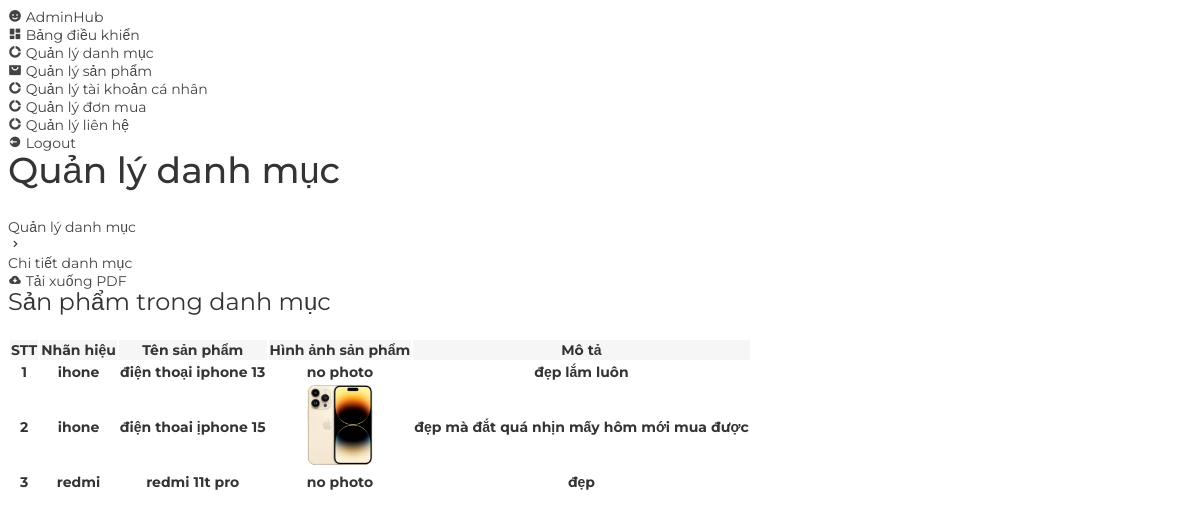
/admin/index.php?act=xem_dm&iddm=17, run on the app's committed database.
### tables this page shows
CREATE TABLE `sanpham` (
  `id` int(10) NOT NULL,
  `nhan_hieu` varchar(255) NOT NULL,
  `tensp` varchar(255) DEFAULT NULL,
  `anhsp` varchar(255) NOT NULL,
  `gia` float NOT NULL,
  `mota` text NOT NULL,
  `luot_xem` int(10) NOT NULL,
  `ngay_xuat_xuong` date NOT NULL,
  `luot_mua` int(10) NOT NULL,
  `mau_sac` varchar(200) NOT NULL,
  `pin` varchar(100) NOT NULL,
  `bo_nho` varchar(100) NOT NULL,
  `camera` varchar(100) NOT NULL,
  `iddm` int(10) NOT NULL,
  `giam_gia` int(11) NOT NULL DEFAULT 0,
  `so_luong` int(11) NOT NULL
);

### model/pdo.php (called while the page is built, shortened)
<?php
function pdo_get_connection(){
    $dburl = "mysql:host=localhost;dbname=duan1_nhom1;charset=utf8";
    $username = 'root';
    $password = '';
    $conn = new PDO($dburl, $username, $password);
    $conn->setAttribute(PDO::ATTR_ERRMODE, PDO::ERRMODE_EXCEPTION);
    return $conn;
}
function pdo_query($sql){
    $sql_args = array_slice(func_get_args(), 1);
    try{
        $conn = pdo_get_connection();
        $stmt = $conn->prepare($sql);
        $stmt->execute($sql_args);
        $rows = $stmt->fetchAll();
        return $rows;
    }
    catch(PDOException $e){
        throw $e;
    }
    finally{
        unset($conn);
    }
}

### model/danhmuc.php (called while the page is built, shortened)
<?php
function xem_danhmuc($id){
    $sql="SELECT * FROM `sanpham` WHERE iddm=".$id;
    $dm=pdo_query($sql);
    return $dm;
}
?>

### admin/danh_muc/ct_danhmuc.php (the view, shortened to what this page needs)
<section id="content">
    <main>
        <div class="head-title">
            <div class="left">
                <h1>Quản lý danh mục </h1>
                <ul class="breadcrumb">
                    <li>
                        <a href="#">Quản lý danh mục </a>
                    </li>
                    <li><i class='bx bx-chevron-right'></i></li>
                    <li>
                        <a class="active" href="#">Chi tiết danh mục</a>
                    </li>
                </ul>
            </div>
            <a href="#" class="btn-download">
                <i class='bx bxs-cloud-download'></i>
                <span class="text">Tải xuống PDF</span>
            </a>
        </div>
        <div class="table-data">
            <div class="order">
                <div class="head">
                    <h3>Sản phẩm trong danh mục</h3>
                </div>
                <table>
                    <thead>
                        <tr>
                            <th>STT</th>
                            <th>Nhãn hiệu </th>
                            <th>Tên sản phẩm </th>
                            <th>Hình ảnh sản phẩm </th>
                            <th>Mô tả </th>
                        </tr>
                    </thead>
                    <tbody>
                        <?php
                        $stt=1;
                        foreach ($sp_dm as $dm_sp) {
                            extract($dm_sp);
                            $imgpath = 'upload/' . $anhsp;
                            if (is_file($imgpath)) {
                                $img = "<img src='" . $imgpath . "' height='80'>";
                            } else {
                                $img = "no photo";
                            }
                            echo '
                                <tr>
                                    <th>'.$stt.'</th>
                                    <th>'.$nhan_hieu.'</th>
                                    <th>'.$tensp.' </th>
                                    <th>'.$img.' </th>
                                    <th>'.$mota.' </th>
                                    <th> </th>
							    </tr>
                                ';
                            $stt++;
                        }
                        ?>
                    </tbody>
                </table>
            </div>
        </div>
    </main>
</section>

### data on the page
sanpham: nhan_hieu "ihone", tensp "điện thoại iphone 13", anhsp "no photo", mota "đẹp lắm luôn"
sanpham: nhan_hieu "ihone", tensp "điện thoai ịphone 15", anhsp (picture), mota "đẹp mà đắt quá nhịn mấy hôm mới mua được"
sanpham: nhan_hieu "redmi", tensp "redmi 11t pro", anhsp "no photo", mota "đẹp"
